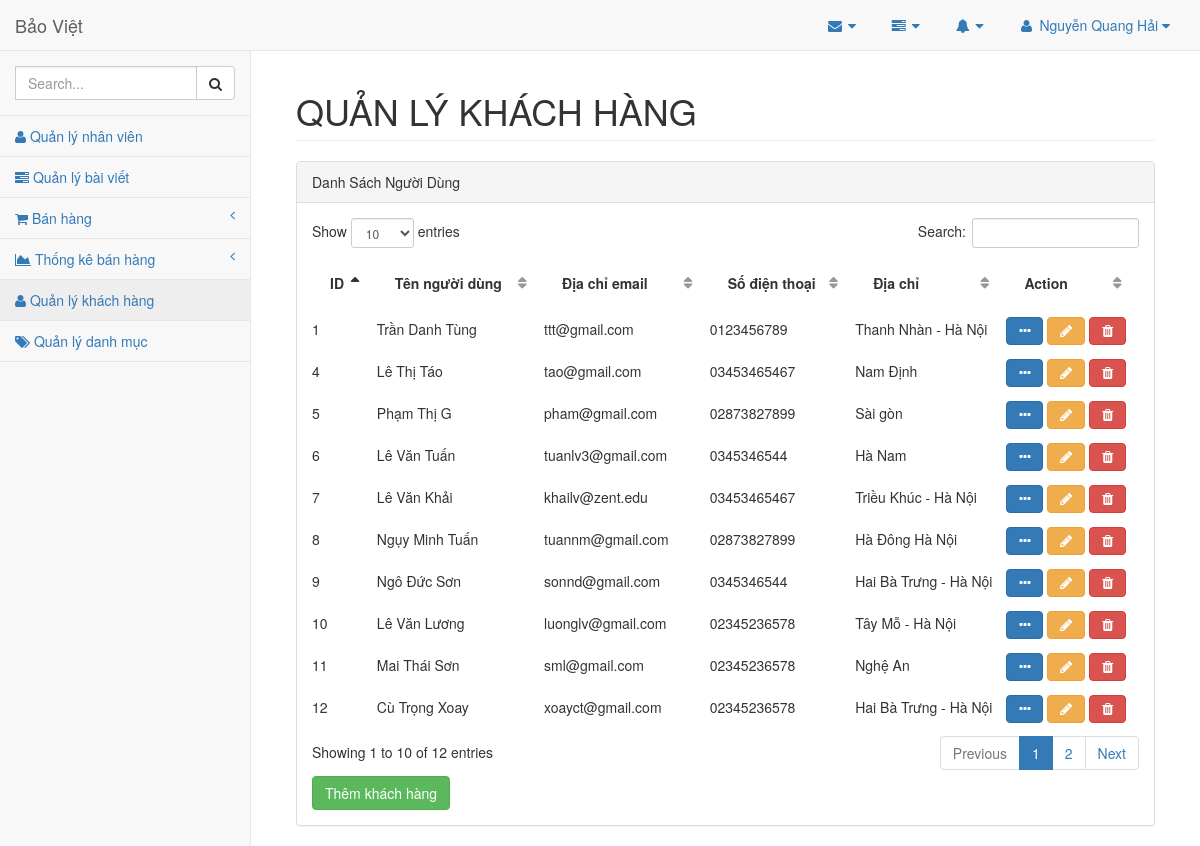
The app's page /admin/index.php?mod=customers&act=list (signed in) with its own data.
### tables this page shows
CREATE TABLE `customers`  (
  `id` int(11) NOT NULL AUTO_INCREMENT,
  `name` varchar(255) NOT NULL,
  `email` varchar(255) NOT NULL,
  `mobile` varchar(20) NOT NULL,
  `address` varchar(255) NOT NULL,
  PRIMARY KEY (`id`) USING BTREE,
  UNIQUE INDEX `email`(`email`) USING BTREE
);

### admin/controllers/CustomerController.php (called while the page is built, shortened)
<?php
	class CustomerController
	{
		public $Customer_model;
		function __construct()
		{
			$this->Customer_model=new Customer();
		}
		public function list()
		{
			$data=$this->Customer_model->getAll();
			include_once 'views/customer/list.php';
		}
	}
 ?>

### admin/models/Connection.php (called while the page is built, shortened)
<?php
	class Connection
	{
		function __construct()
		{
			$servername="localhost";
			$username="root";
			$password="";
			$dbname="baoviet";
			$this->conn = new mysqli($servername,$username,$password,$dbname);
		}
	}
 ?>

### admin/models/Model.php (called while the page is built, shortened)
<?php
	class Model
	{
		public $conn;
		public $tableName;
		function __construct()
		{
			$connect=new Connection();
			$this->conn=$connect->conn;
		}
		public function getAll()
		{
			$data=array();
			$query="select * from ".$this->tableName;
			$result=$this->conn->query($query);
			while ($row=$result->fetch_assoc()) {
				$data[]=$row;
			}
			return $data;
		}
	}
 ?>

### admin/views/customer/list.php (the view, shortened to what this page needs)
 <div class="panel-heading">
     Danh Sách Người Dùng
 </div>
 <div class="panel-body">
<table id="table"  class="my_table" width="100%" class="table table-striped table-bordered table-hover" id="dataTables-example">
	<thead>
		<tr>
			<th>ID</th>
			<th>Tên người dùng</th>
			<th>Địa chỉ email</th>
			<th>Số điện thoại</th>
			<th>Địa chỉ</th>
			<th>Action</th>
		</tr>
	</thead>
	<tbody>
	<?php
	foreach ($data as $customer) { ?>
		<tr>
			<td><?= $customer['id'] ?></td>
                 <td><?= $customer['name'] ?></td>
                 <td><?= $customer['email'] ?></td>
			<td><?= $customer['mobile'] ?></td>
			<td><?= $customer['address'] ?></td>
			<td>
			<button type="button" class="btn btn-primary fa fa-ellipsis-h" data-toggle="modal" data-target=".modal_<?= $customer['id'] ?>"></button>
			<a class='btn btn-warning fa fa-pencil' href='?mod=customers&act=edit&id=<?= $customer['id'] ?>'></a>
			<a class='btn btn-danger delete fa fa-trash'  href='?mod=customers&act=delete&id=<?= $customer['id'] ?>'></a>
			</td>
		</tr>
	<?php } ?>
	</tbody>
</table>
<a href="index.php?mod=customers&act=add" class="btn btn-success" title="Thêm khách hàng">Thêm khách hàng</a>
 </div>

### admin/views/header.php (style rules this page uses)
table td { line-height: 3.0; }
table th { line-height: 3.5; }

### records on screen
customers: id "1", name "Trần Danh Tùng", email "ttt@gmail.com", mobile "0123456789", address "Thanh Nhàn - Hà Nội"
customers: id "4", name "Lê Thị Táo", email "tao@gmail.com", mobile "03453465467", address "Nam Định"
customers: id "5", name "Phạm Thị G", email "pham@gmail.com", mobile "02873827899", address "Sài gòn"
customers: id "6", name "Lê Văn Tuấn", email "tuanlv3@gmail.com", mobile "0345346544", address "Hà Nam"
customers: id "7", name "Lê Văn Khải", email "khailv@zent.edu", mobile "03453465467", address "Triều Khúc - Hà Nội"
customers: id "8", name "Ngụy Minh Tuấn", email "tuannm@gmail.com", mobile "02873827899", address "Hà Đông Hà Nội"
customers: id "9", name "Ngô Đức Sơn", email "sonnd@gmail.com", mobile "0345346544", address "Hai Bà Trưng - Hà Nội"
customers: id "10", name "Lê Văn Lương", email "luonglv@gmail.com", mobile "02345236578", address "Tây Mỗ - Hà Nội"
customers: id "11", name "Mai Thái Sơn", email "sml@gmail.com", mobile "02345236578", address "Nghệ An"
customers: id "12", name "Cù Trọng Xoay", email "xoayct@gmail.com", mobile "02345236578", address "Hai Bà Trưng - Hà Nội"

### other values on screen
$_SESSION['account']['name'] "Nguyễn Quang Hải"
